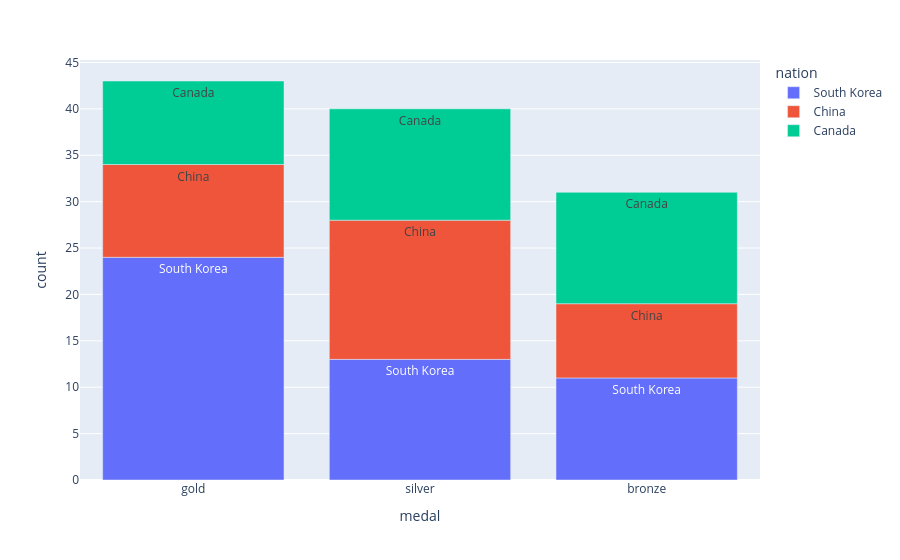

Here is the notebook cell this chart was saved with:
### Code cell
var=px.data.medals_long()
fig=px.bar(var,x="medal",y="count",color="nation",text="nation")
fig.show()

### Figure 1 — Plotly figure (JSON) as saved in the notebook; plotly's stock layout.template omitted (floating-point values rounded to 4 significant figures)
{"data": [{"hovertemplate": "nation=%{text}<br>medal=%{x}<br>count=%{y}<extra></extra>", "legendgroup": "South Korea", "marker": {"color": "#636efa", "pattern": {"shape": ""}}, "name": "South Korea", "orientation": "v", "showlegend": true, "text": ["South Korea", "South Korea", "South Korea"], "textposition": "auto", "type": "bar", "x": ["gold", "silver", "bronze"], "xaxis": "x", "y": [24, 13, 11], "yaxis": "y"}, {"hovertemplate": "nation=%{text}<br>medal=%{x}<br>count=%{y}<extra></extra>", "legendgroup": "China", "marker": {"color": "#EF553B", "pattern": {"shape": ""}}, "name": "China", "orientation": "v", "showlegend": true, "text": ["China", "China", "China"], "textposition": "auto", "type": "bar", "x": ["gold", "silver", "bronze"], "xaxis": "x", "y": [10, 15, 8], "yaxis": "y"}, {"hovertemplate": "nation=%{text}<br>medal=%{x}<br>count=%{y}<extra></extra>", "legendgroup": "Canada", "marker": {"color": "#00cc96", "pattern": {"shape": ""}}, "name": "Canada", "orientation": "v", "showlegend": true, "text": ["Canada", "Canada", "Canada"], "textposition": "auto", "type": "bar", "x": ["gold", "silver", "bronze"], "xaxis": "x", "y": [9, 12, 12], "yaxis": "y"}], "layout": {"barmode": "relative", "legend": {"title": {"text": "nation"}, "tracegroupgap": 0}, "margin": {"t": 60}, "xaxis": {"anchor": "y", "domain": [0, 1], "title": {"text": "medal"}}, "yaxis": {"anchor": "x", "domain": [0, 1], "title": {"text": "count"}}}}
